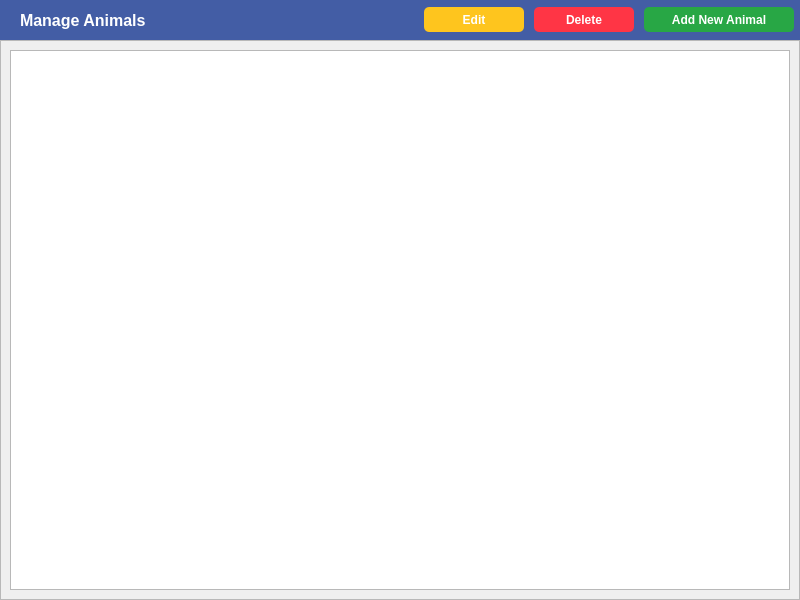
<?xml version="1.0" encoding="UTF-8"?>
<ui version="4.0">
 <class>Dialog</class>
 <widget class="QDialog" name="Dialog">
  <property name="windowModality">
   <enum>Qt::WindowModal</enum>
  </property>
  <property name="geometry">
   <rect>
    <x>0</x>
    <y>0</y>
    <width>800</width>
    <height>600</height>
   </rect>
  </property>
  <property name="minimumSize">
   <size>
    <width>800</width>
    <height>600</height>
   </size>
  </property>
  <property name="font">
   <font>
    <family>Segoe UI</family>
   </font>
  </property>
  <property name="windowTitle">
   <string>Dialog</string>
  </property>
  <layout class="QVBoxLayout" name="verticalLayout">
   <property name="spacing">
    <number>0</number>
   </property>
   <property name="leftMargin">
    <number>0</number>
   </property>
   <property name="topMargin">
    <number>0</number>
   </property>
   <property name="rightMargin">
    <number>0</number>
   </property>
   <property name="bottomMargin">
    <number>0</number>
   </property>
   <item>
    <widget class="QFrame" name="frame_2">
     <property name="minimumSize">
      <size>
       <width>0</width>
       <height>40</height>
      </size>
     </property>
     <property name="maximumSize">
      <size>
       <width>16777215</width>
       <height>40</height>
      </size>
     </property>
     <property name="styleSheet">
      <string notr="true">color: rgb(255, 255, 255);
background-color: rgb(67, 93, 165);</string>
     </property>
     <property name="frameShape">
      <enum>QFrame::NoFrame</enum>
     </property>
     <property name="frameShadow">
      <enum>QFrame::Raised</enum>
     </property>
     <layout class="QHBoxLayout" name="horizontalLayout_2" stretch="0,0,0,0">
      <property name="spacing">
       <number>10</number>
      </property>
      <property name="leftMargin">
       <number>20</number>
      </property>
      <property name="topMargin">
       <number>0</number>
      </property>
      <property name="rightMargin">
       <number>6</number>
      </property>
      <property name="bottomMargin">
       <number>0</number>
      </property>
      <item>
       <widget class="QLabel" name="label">
        <property name="font">
         <font>
          <family>Segoe UI</family>
          <pointsize>12</pointsize>
          <weight>75</weight>
          <bold>true</bold>
         </font>
        </property>
        <property name="text">
         <string>Manage Animals</string>
        </property>
       </widget>
      </item>
      <item>
       <widget class="QPushButton" name="bt_edit">
        <property name="minimumSize">
         <size>
          <width>60</width>
          <height>25</height>
         </size>
        </property>
        <property name="maximumSize">
         <size>
          <width>100</width>
          <height>25</height>
         </size>
        </property>
        <property name="font">
         <font>
          <weight>75</weight>
          <bold>true</bold>
         </font>
        </property>
        <property name="styleSheet">
         <string notr="true">QPushButton {	
	background-color: rgb(254, 197, 30);
	border-radius: 5px;
	color: rgb(255,255,255);
}
QPushButton:hover {	
	background-color: rgb(220, 167, 30);
}
QPushButton:pressed {	
	background-color: rgb(254, 197, 30);
}</string>
        </property>
        <property name="text">
         <string>Edit</string>
        </property>
        <property name="icon">
         <iconset resource="file_rc.qrc">
          <normaloff>:/Icon/images/edit.png</normaloff>:/Icon/images/edit.png</iconset>
        </property>
       </widget>
      </item>
      <item>
       <widget class="QPushButton" name="bt_delete">
        <property name="minimumSize">
         <size>
          <width>60</width>
          <height>25</height>
         </size>
        </property>
        <property name="maximumSize">
         <size>
          <width>100</width>
          <height>25</height>
         </size>
        </property>
        <property name="font">
         <font>
          <family>Segoe UI</family>
          <weight>75</weight>
          <bold>true</bold>
         </font>
        </property>
        <property name="styleSheet">
         <string notr="true">QPushButton {	
	background-color: rgb(255, 53, 69);
	border-radius: 5px;
	color: rgb(255,255,255);
}
QPushButton:hover {	
	background-color: rgb(180, 35, 51);
}
QPushButton:pressed {	
	background-color: rgb(255, 53, 69);
}</string>
        </property>
        <property name="text">
         <string>Delete</string>
        </property>
        <property name="icon">
         <iconset resource="file_rc.qrc">
          <normaloff>:/Icon/images/remove.png</normaloff>:/Icon/images/remove.png</iconset>
        </property>
       </widget>
      </item>
      <item>
       <widget class="QPushButton" name="bt_add">
        <property name="minimumSize">
         <size>
          <width>100</width>
          <height>25</height>
         </size>
        </property>
        <property name="maximumSize">
         <size>
          <width>150</width>
          <height>25</height>
         </size>
        </property>
        <property name="font">
         <font>
          <family>Segoe UI</family>
          <weight>75</weight>
          <bold>true</bold>
         </font>
        </property>
        <property name="styleSheet">
         <string notr="true">QPushButton {	
	background-color: rgb(40, 167, 69);
	border-radius: 5px;
	color: rgb(255,255,255);
}
QPushButton:hover {	
	background-color: rgb(33, 136, 56);
}
QPushButton:pressed {	
	background-color: rgb(40, 167, 69);
}</string>
        </property>
        <property name="text">
         <string>Add New Animal</string>
        </property>
        <property name="icon">
         <iconset resource="file_rc.qrc">
          <normaloff>:/Icon/images/add.png</normaloff>:/Icon/images/add.png</iconset>
        </property>
       </widget>
      </item>
     </layout>
    </widget>
   </item>
   <item>
    <widget class="QFrame" name="frame">
     <property name="frameShape">
      <enum>QFrame::StyledPanel</enum>
     </property>
     <property name="frameShadow">
      <enum>QFrame::Raised</enum>
     </property>
     <layout class="QHBoxLayout" name="horizontalLayout">
      <item>
       <widget class="QTableWidget" name="table_manage">
        <property name="editTriggers">
         <set>QAbstractItemView::NoEditTriggers</set>
        </property>
        <property name="selectionMode">
         <enum>QAbstractItemView::SingleSelection</enum>
        </property>
        <property name="selectionBehavior">
         <enum>QAbstractItemView::SelectRows</enum>
        </property>
        <property name="horizontalScrollMode">
         <enum>QAbstractItemView::ScrollPerPixel</enum>
        </property>
        <property name="rowCount">
         <number>0</number>
        </property>
        <property name="columnCount">
         <number>0</number>
        </property>
        <attribute name="horizontalHeaderHighlightSections">
         <bool>false</bool>
        </attribute>
        <attribute name="verticalHeaderVisible">
         <bool>false</bool>
        </attribute>
        <attribute name="verticalHeaderHighlightSections">
         <bool>false</bool>
        </attribute>
       </widget>
      </item>
     </layout>
    </widget>
   </item>
  </layout>
 </widget>
 <resources>
  <include location="file_rc.qrc"/>
 </resources>
 <connections/>
</ui>
